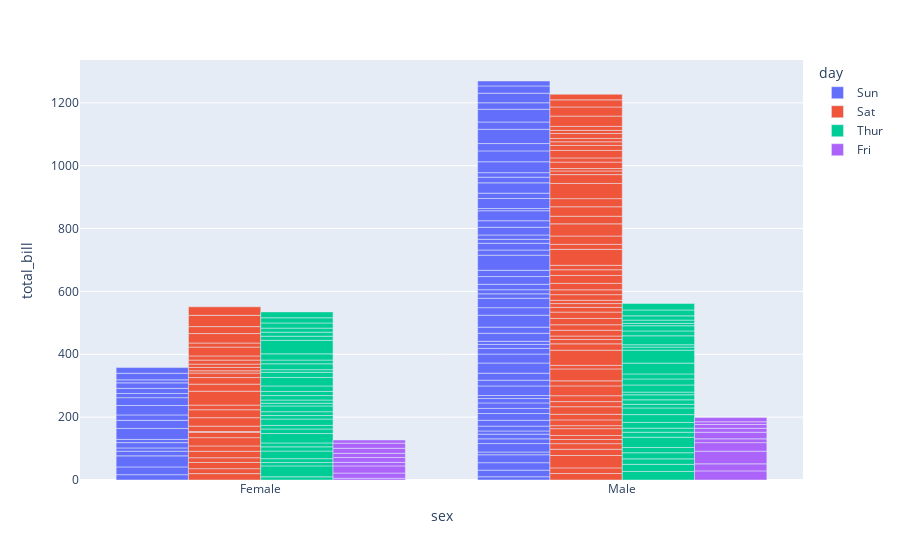

Write notebook code for a chart like this one.
### Code cell
# same as previous plot but color is assigned to day.
fig = px.bar(df, x = 'sex', y = 'total_bill', barmode = 'group', color = 'day')
fig.show()

### Figure 1 — Plotly figure (JSON) as saved in the notebook; plotly's stock layout.template omitted (floating-point values rounded to 4 significant figures)
{"data": [{"alignmentgroup": "True", "hovertemplate": "day=Sun<br>sex=%{x}<br>total_bill=%{y}<extra></extra>", "legendgroup": "Sun", "marker": {"color": "#636efa", "pattern": {"shape": ""}}, "name": "Sun", "offsetgroup": "Sun", "orientation": "v", "showlegend": true, "textposition": "auto", "type": "bar", "x": ["Female", "Male", "Male", "Male", "Female", "Male", "Male", "Male", "Male", "Male", "Male", "Female", "Male", "Male", "Female", "Male", "Female", "Male", "Female", "Male", "Male", "Male", "Male", "Male", "Male", "Male", "Male", "Male", "Male", "Female", "Female", "Male", "Male", "Male", "Male", "Male", "Female", "Female", "Male", "Male", "Male", "Male", "Male", "Male", "Female", "Male", "Female", "Female", "Male", "Male", "Male", "Female", "Male", "Female", "Male", "Male", "Male", "Male", "Male", "Male", "Male", "Male", "Male", "Female", "Male", "Male", "Male", "Male", "Male", "Male", "Male", "Female", "Male", "Female", "Male", "Male"], "xaxis": "x", "y": [16.99, 10.34, 21.01, 23.68, 24.59, 25.29, 8.77, 26.88, 15.04, 14.78, 10.27, 35.26, 15.42, 18.43, 14.83, 21.58, 10.33, 16.29, 16.97, 17.46, 13.94, 9.68, 30.4, 18.29, 22.23, 32.4, 28.55, 18.04, 12.54, 10.29, 34.81, 9.94, 25.56, 19.49, 38.07, 23.95, 25.71, 17.31, 29.93, 14.07, 13.13, 17.26, 24.55, 19.77, 29.85, 48.17, 25, 13.39, 16.49, 21.5, 12.66, 16.21, 13.81, 17.51, 24.52, 20.76, 31.71, 7.25, 31.85, 16.82, 32.9, 17.89, 14.48, 9.6, 34.63, 34.65, 23.33, 45.35, 23.17, 40.55, 20.69, 20.9, 30.46, 18.15, 23.1, 15.69], "yaxis": "y"}, {"alignmentgroup": "True", "hovertemplate": "day=Sat<br>sex=%{x}<br>total_bill=%{y}<extra></extra>", "legendgroup": "Sat", "marker": {"color": "#EF553B", "pattern": {"shape": ""}}, "name": "Sat", "offsetgroup": "Sat", "orientation": "v", "showlegend": true, "textposition": "auto", "type": "bar", "x": ["Male", "Male", "Female", "Female", "Male", "Male", "Male", "Male", "Male", "Male", "Female", "Male", "Male", "Female", "Female", "Male", "Male", "Male", "Female", "Male", "Male", "Male", "Male", "Female", "Male", "Male", "Male", "Male", "Male", "Male", "Male", "Male", "Female", "Female", "Male", "Male", "Male", "Female", "Female", "Female", "Female", "Male", "Male", "Female", "Female", "Female", "Male", "Male", "Male", "Male", "Female", "Male", "Female", "Female", "Female", "Male", "Male", "Male", "Male", "Male", "Female", "Male", "Male", "Male", "Female", "Female", "Female", "Male", "Male", "Male", "Female", "Male", "Male", "Female", "Male", "Male", "Male", "Male", "Male", "Male", "Male", "Male", "Female", "Male", "Female", "Male", "Male"], "xaxis": "x", "y": [20.65, 17.92, 20.29, 15.77, 39.42, 19.82, 17.81, 13.37, 12.69, 21.7, 19.65, 9.55, 18.35, 15.06, 20.69, 17.78, 24.06, 16.31, 16.93, 18.69, 31.27, 16.04, 38.01, 26.41, 11.24, 48.27, 20.29, 13.81, 11.02, 18.29, 17.59, 20.08, 16.45, 3.07, 20.23, 15.01, 12.02, 17.07, 26.86, 25.28, 14.73, 10.51, 17.92, 44.3, 22.42, 20.92, 15.36, 20.49, 25.21, 18.24, 14.31, 14, 7.25, 10.59, 10.63, 50.81, 15.81, 26.59, 38.73, 24.27, 12.76, 30.06, 25.89, 48.33, 13.27, 28.17, 12.9, 28.15, 11.59, 7.74, 30.14, 20.45, 13.28, 22.12, 24.01, 15.69, 11.61, 10.77, 15.53, 10.07, 12.6, 32.83, 35.83, 29.03, 27.18, 22.67, 17.82], "yaxis": "y"}, {"alignmentgroup": "True", "hovertemplate": "day=Thur<br>sex=%{x}<br>total_bill=%{y}<extra></extra>", "legendgroup": "Thur", "marker": {"color": "#00cc96", "pattern": {"shape": ""}}, "name": "Thur", "offsetgroup": "Thur", "orientation": "v", "showlegend": true, "textposition": "auto", "type": "bar", "x": ["Male", "Male", "Male", "Male", "Male", "Female", "Male", "Male", "Female", "Male", "Male", "Male", "Male", "Female", "Female", "Female", "Male", "Female", "Male", "Male", "Female", "Female", "Male", "Female", "Female", "Male", "Male", "Female", "Female", "Female", "Female", "Female", "Female", "Female", "Male", "Female", "Female", "Male", "Male", "Female", "Female", "Female", "Female", "Female", "Male", "Male", "Female", "Male", "Male", "Male", "Male", "Male", "Female", "Female", "Male", "Male", "Female", "Female", "Female", "Male", "Female", "Female"], "xaxis": "x", "y": [27.2, 22.76, 17.29, 19.44, 16.66, 10.07, 32.68, 15.98, 34.83, 13.03, 18.28, 24.71, 21.16, 10.65, 12.43, 24.08, 11.69, 13.42, 14.26, 15.95, 12.48, 29.8, 8.52, 14.52, 11.38, 22.82, 19.08, 20.27, 11.17, 12.26, 18.26, 8.51, 10.33, 14.15, 16, 13.16, 17.47, 34.3, 41.19, 27.05, 16.43, 8.35, 18.64, 11.87, 9.78, 7.51, 19.81, 28.44, 15.48, 16.58, 7.56, 10.34, 43.11, 13, 13.51, 18.71, 12.74, 13, 16.4, 20.53, 16.47, 18.78], "yaxis": "y"}, {"alignmentgroup": "True", "hovertemplate": "day=Fri<br>sex=%{x}<br>total_bill=%{y}<extra></extra>", "legendgroup": "Fri", "marker": {"color": "#ab63fa", "pattern": {"shape": ""}}, "name": "Fri", "offsetgroup": "Fri", "orientation": "v", "showlegend": true, "textposition": "auto", "type": "bar", "x": ["Male", "Male", "Female", "Female", "Female", "Male", "Male", "Male", "Male", "Male", "Female", "Female", "Male", "Female", "Male", "Female", "Male", "Female", "Female"], "xaxis": "x", "y": [28.97, 22.49, 5.75, 16.32, 22.75, 40.17, 27.28, 12.03, 21.01, 12.46, 11.35, 15.38, 12.16, 13.42, 8.58, 15.98, 13.42, 16.27, 10.09], "yaxis": "y"}], "layout": {"autosize": true, "barmode": "group", "legend": {"title": {"text": "day"}, "tracegroupgap": 0}, "margin": {"t": 60}, "xaxis": {"anchor": "y", "autorange": true, "domain": [0, 1], "range": [-0.5, 1.5], "title": {"text": "sex"}, "type": "category"}, "yaxis": {"anchor": "x", "autorange": true, "domain": [0, 1], "range": [0, 1336.0], "title": {"text": "total_bill"}, "type": "linear"}}}
